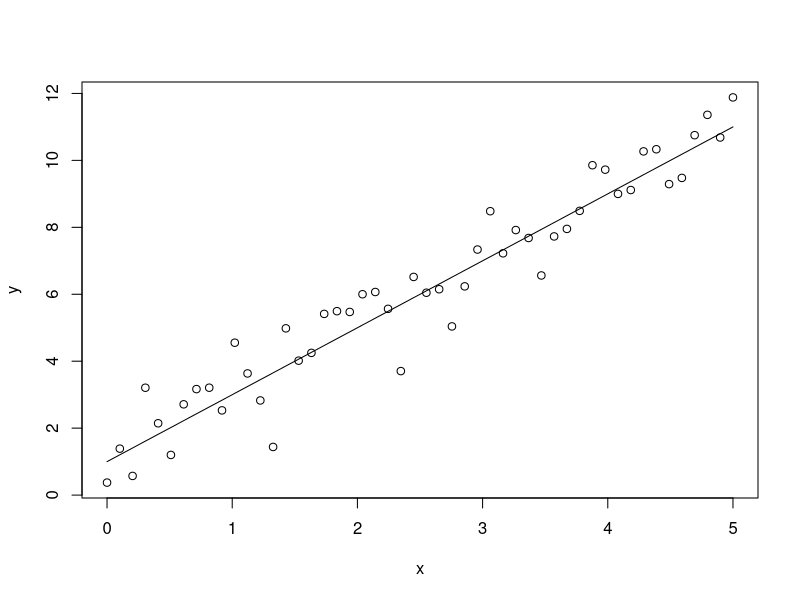

This figure's R source:
## ---- chunk 1
set.seed(1)
x = seq(0,5, length.out = 50)
y = rnorm(50, mean = 2 * x + 1, sd = 1)
plot(x,y)
lines(x, 2 * x + 1, xlab = "x", ylab = "y")
## ---- chunk 2
nll <- function(params, x, y) {
  beta_0 <- params[1]
  beta_1 <- params[2]
  sigma <- params[3]
  y_hat <- beta_0 + beta_1 * x 
  nll <- -mean(dnorm(y, mean = y_hat, sd = sigma, log = TRUE))
  return(nll)
}
nll(c(0,1,1), x, y) #beta_0 = 0, beta_1 = 1, sigma = 1 ==> ~8.81
## ---- chunk 3
library(numDeriv)
x2 = function(x) x^2
grad(x2, 2) #derivative of x^2 w.r.t x at x=2

#(𝑥+𝑦)⋅𝑧
f = function(p) (p[1] + p[2]) * p[3]
grad(f, c(-2,5,-4)) #derivative of (x+y)*z w.r.t x,y,z at x=1, y=2, z=3

f = function(p) {
  res = 0
  for (i in 1:10){
    if (i %% 2 == 0)
      res = res + p[1] * i
    else
      res = res + p[2] * i
  }
  res = res + p[3]
  return(res)
}
grad(f, c(-2,5,-4)) #30 25  1

## ---- chunk 4
p = c(0,1,1)
grad_est <- grad(func = function(p) nll(p, x, y), p) #derivative of nll w.r.t p
grad_est
## ---- chunk 5
p = c(1,1,1) #Initial values for the parameters
lr = 0.01 #Definition of the learning rate
for (i in 1:1000) {
  if (i == 1 | i %% 100 == 0)
    print(c(i, p, nll(p, x, y)))
  grad_est <- grad(func = function(p) nll(p, x, y), x = p)
  p = p - lr * grad_est #Update the parameters
}
print(p)
## ---- chunk 6
lm(y ~ x)$coefficients
